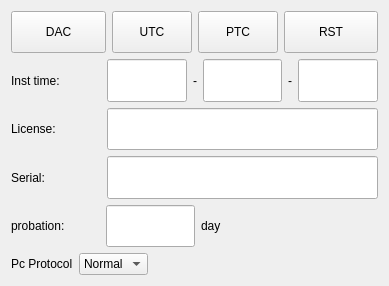
<?xml version="1.0" encoding="UTF-8"?>
<ui version="4.0">
 <class>AdminPage</class>
 <widget class="QWidget" name="AdminPage">
  <property name="geometry">
   <rect>
    <x>0</x>
    <y>0</y>
    <width>389</width>
    <height>286</height>
   </rect>
  </property>
  <property name="windowTitle">
   <string>Form</string>
  </property>
  <layout class="QVBoxLayout" name="verticalLayout">
   <item>
    <layout class="QHBoxLayout" name="horizontalLayout_2">
     <item>
      <widget class="BtnCtrl" name="activeBtn">
       <property name="sizePolicy">
        <sizepolicy hsizetype="Expanding" vsizetype="Expanding">
         <horstretch>0</horstretch>
         <verstretch>0</verstretch>
        </sizepolicy>
       </property>
       <property name="text">
        <string>DAC</string>
       </property>
      </widget>
     </item>
     <item>
      <widget class="BtnCtrl" name="utcBtn">
       <property name="sizePolicy">
        <sizepolicy hsizetype="Minimum" vsizetype="Expanding">
         <horstretch>0</horstretch>
         <verstretch>0</verstretch>
        </sizepolicy>
       </property>
       <property name="text">
        <string>UTC</string>
       </property>
      </widget>
     </item>
     <item>
      <widget class="BtnCtrl" name="btcBtn">
       <property name="sizePolicy">
        <sizepolicy hsizetype="Minimum" vsizetype="Expanding">
         <horstretch>0</horstretch>
         <verstretch>0</verstretch>
        </sizepolicy>
       </property>
       <property name="text">
        <string>PTC</string>
       </property>
      </widget>
     </item>
     <item>
      <widget class="BtnCtrl" name="rstBtn">
       <property name="sizePolicy">
        <sizepolicy hsizetype="Expanding" vsizetype="Expanding">
         <horstretch>0</horstretch>
         <verstretch>0</verstretch>
        </sizepolicy>
       </property>
       <property name="text">
        <string>RST</string>
       </property>
      </widget>
     </item>
    </layout>
   </item>
   <item>
    <layout class="QHBoxLayout" name="horizontalLayout_3" stretch="1,3">
     <item>
      <widget class="QLabel" name="label_2">
       <property name="text">
        <string>Inst time:</string>
       </property>
      </widget>
     </item>
     <item>
      <layout class="QHBoxLayout" name="horizontalLayout">
       <item>
        <widget class="EditCtrl" name="instYearEdit">
         <property name="sizePolicy">
          <sizepolicy hsizetype="Expanding" vsizetype="Expanding">
           <horstretch>0</horstretch>
           <verstretch>0</verstretch>
          </sizepolicy>
         </property>
         <property name="readOnly">
          <bool>false</bool>
         </property>
        </widget>
       </item>
       <item>
        <widget class="QLabel" name="label_7">
         <property name="text">
          <string>-</string>
         </property>
        </widget>
       </item>
       <item>
        <widget class="EditCtrl" name="instMonthEdit">
         <property name="sizePolicy">
          <sizepolicy hsizetype="Expanding" vsizetype="Expanding">
           <horstretch>0</horstretch>
           <verstretch>0</verstretch>
          </sizepolicy>
         </property>
        </widget>
       </item>
       <item>
        <widget class="QLabel" name="label_8">
         <property name="text">
          <string>-</string>
         </property>
        </widget>
       </item>
       <item>
        <widget class="EditCtrl" name="instDayEdit">
         <property name="sizePolicy">
          <sizepolicy hsizetype="Expanding" vsizetype="Expanding">
           <horstretch>0</horstretch>
           <verstretch>0</verstretch>
          </sizepolicy>
         </property>
        </widget>
       </item>
      </layout>
     </item>
    </layout>
   </item>
   <item>
    <layout class="QHBoxLayout" name="horizontalLayout_5" stretch="1,3">
     <item>
      <widget class="QLabel" name="label_4">
       <property name="text">
        <string>License:</string>
       </property>
      </widget>
     </item>
     <item>
      <widget class="EditCtrl" name="licenseEdit">
       <property name="sizePolicy">
        <sizepolicy hsizetype="Expanding" vsizetype="Expanding">
         <horstretch>0</horstretch>
         <verstretch>0</verstretch>
        </sizepolicy>
       </property>
       <property name="readOnly">
        <bool>false</bool>
       </property>
      </widget>
     </item>
    </layout>
   </item>
   <item>
    <layout class="QHBoxLayout" name="horizontalLayout_6" stretch="1,3">
     <item>
      <widget class="QLabel" name="label_5">
       <property name="text">
        <string>Serial:</string>
       </property>
      </widget>
     </item>
     <item>
      <widget class="EditCtrl" name="serialEdit">
       <property name="sizePolicy">
        <sizepolicy hsizetype="Expanding" vsizetype="Expanding">
         <horstretch>0</horstretch>
         <verstretch>0</verstretch>
        </sizepolicy>
       </property>
      </widget>
     </item>
    </layout>
   </item>
   <item>
    <layout class="QHBoxLayout" name="horizontalLayout_7" stretch="1,1,2">
     <item>
      <widget class="QLabel" name="label_6">
       <property name="text">
        <string>probation:</string>
       </property>
      </widget>
     </item>
     <item>
      <widget class="EditCtrl" name="dayEdit">
       <property name="sizePolicy">
        <sizepolicy hsizetype="Expanding" vsizetype="Expanding">
         <horstretch>0</horstretch>
         <verstretch>0</verstretch>
        </sizepolicy>
       </property>
      </widget>
     </item>
     <item>
      <widget class="QLabel" name="label_9">
       <property name="text">
        <string>day</string>
       </property>
      </widget>
     </item>
    </layout>
   </item>
   <item>
    <layout class="QHBoxLayout" name="horizontalLayout_4">
     <item>
      <widget class="QLabel" name="label">
       <property name="text">
        <string>Pc Protocol</string>
       </property>
      </widget>
     </item>
     <item>
      <widget class="ComboCtrl" name="proCombo">
       <item>
        <property name="text">
         <string>Normal</string>
        </property>
       </item>
       <item>
        <property name="text">
         <string>Clarity</string>
        </property>
       </item>
      </widget>
     </item>
     <item>
      <spacer name="horizontalSpacer">
       <property name="orientation">
        <enum>Qt::Horizontal</enum>
       </property>
       <property name="sizeHint" stdset="0">
        <size>
         <width>40</width>
         <height>20</height>
        </size>
       </property>
      </spacer>
     </item>
    </layout>
   </item>
  </layout>
 </widget>
 <customwidgets>
  <customwidget>
   <class>EditCtrl</class>
   <extends>QLineEdit</extends>
   <header>editctrl.h</header>
  </customwidget>
  <customwidget>
   <class>BtnCtrl</class>
   <extends>QPushButton</extends>
   <header>btnctrl.h</header>
  </customwidget>
  <customwidget>
   <class>ComboCtrl</class>
   <extends>QComboBox</extends>
   <header>comboctrl.h</header>
  </customwidget>
 </customwidgets>
 <resources/>
 <connections/>
</ui>
